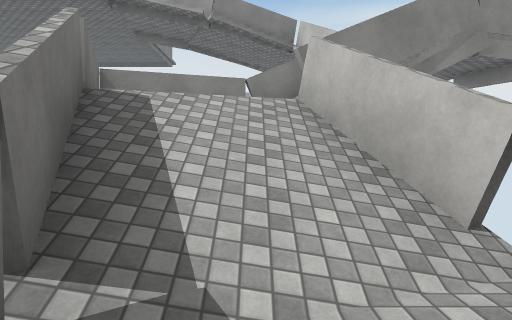
[1] (above)

24 first-person views from a walk through a 3-D level made in the Unity game engine. The camera is 1.3 m above the floor, tilts 2° down and sees 70° across. The floor is counted in squares, 2 m on a side. Each view is taken from the middle of a square. On the plan, view 1 faces up. The plan holds only what a view shows up to about 11 squares ahead; the rest is blank. The place goes on beyond the plan. The player character is not drawn. Surface patterns are stand-ins for the level's own textures.

[2]
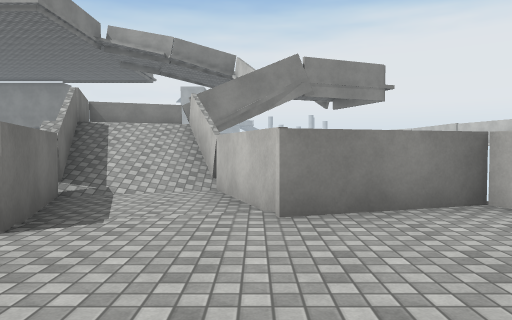

[3]
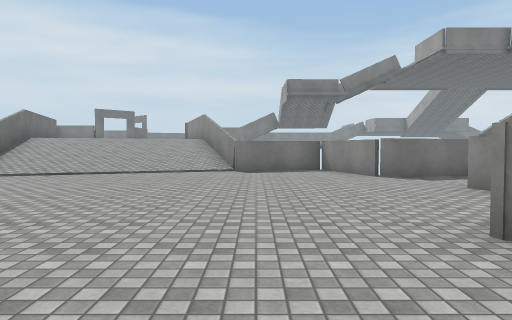

[4]
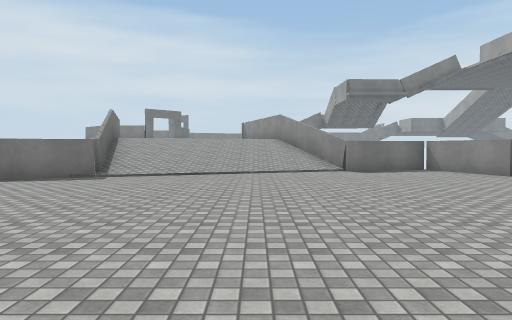

[5]
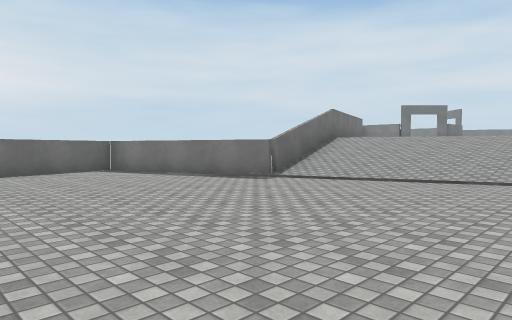

[6]
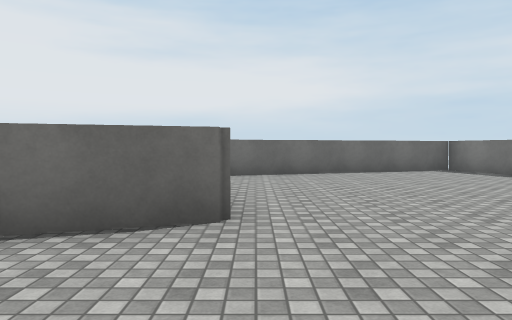

[7]
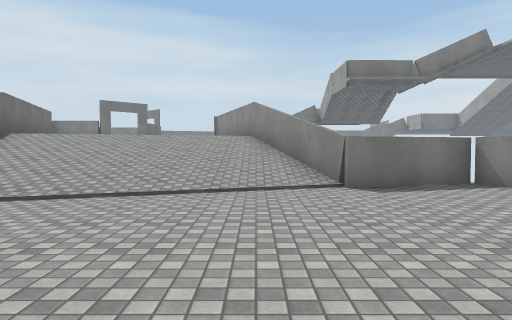

[8]
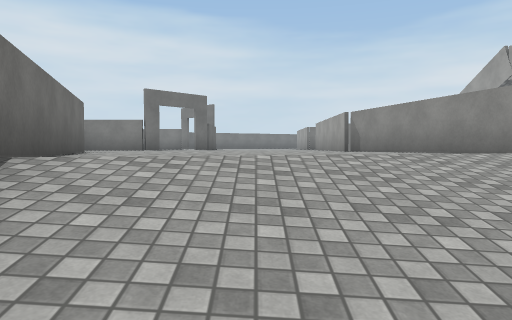

[9]
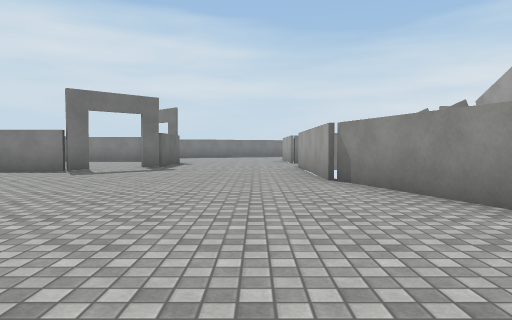

[10]
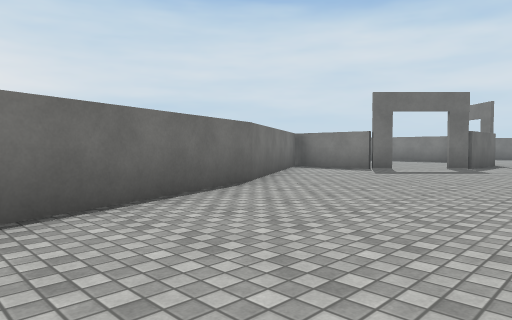

[11]
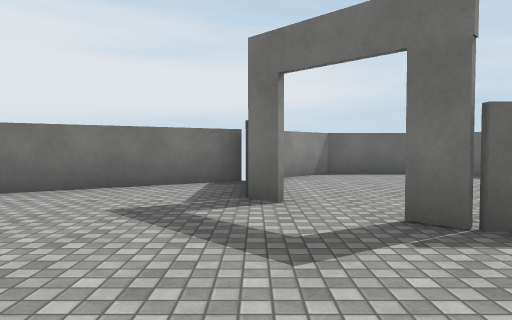

[12]
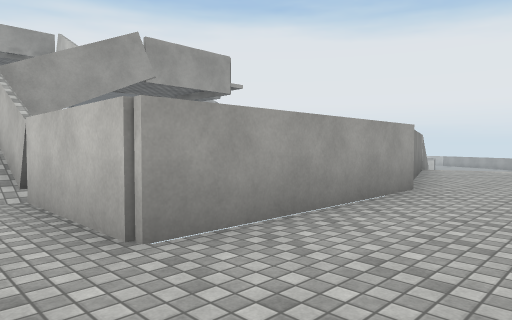

[13]
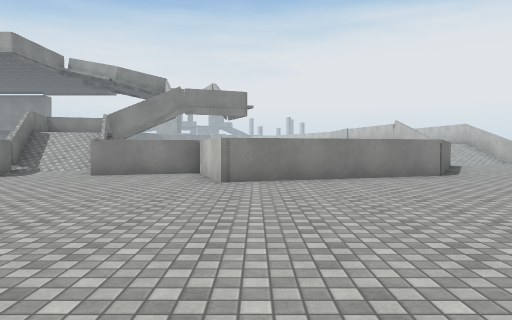

[14]
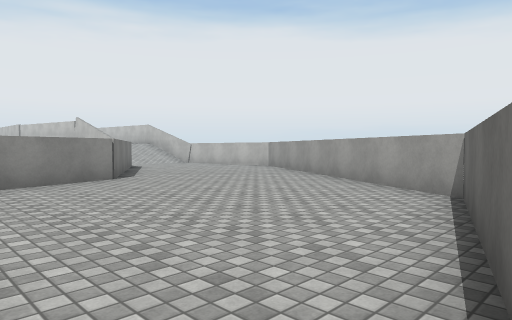

[15]
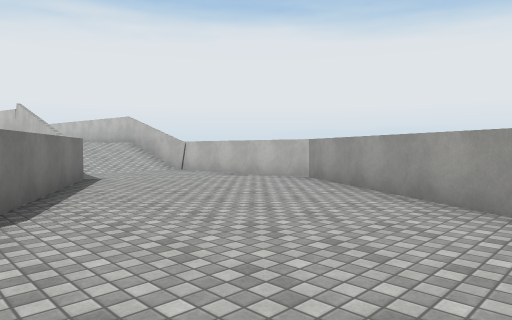

[16]
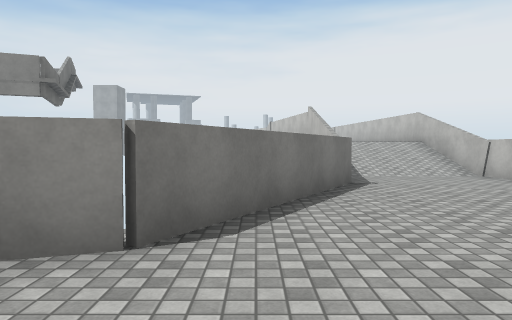

[17]
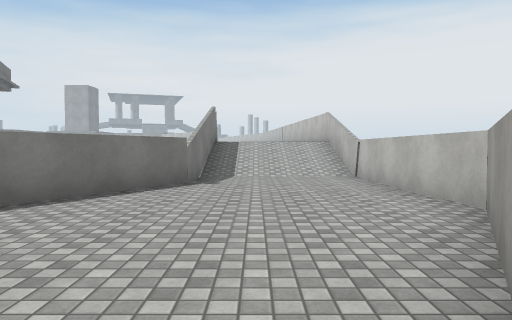

[18]
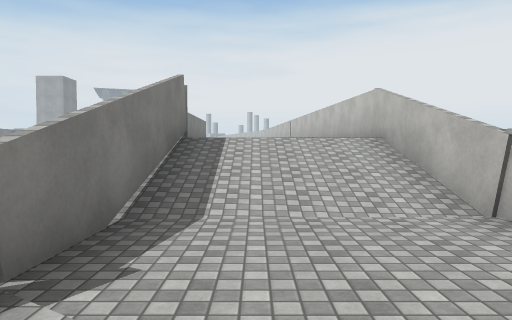

[19]
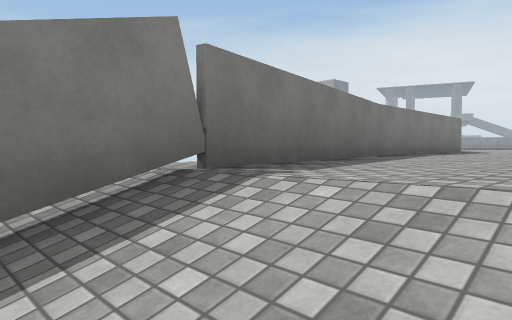

[20]
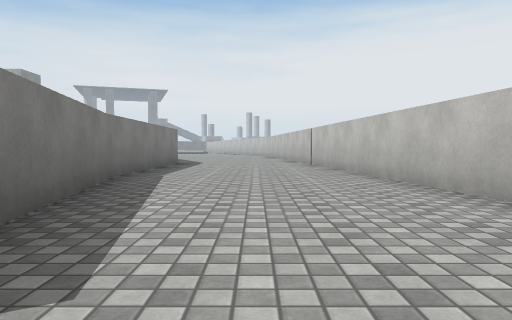

[21]
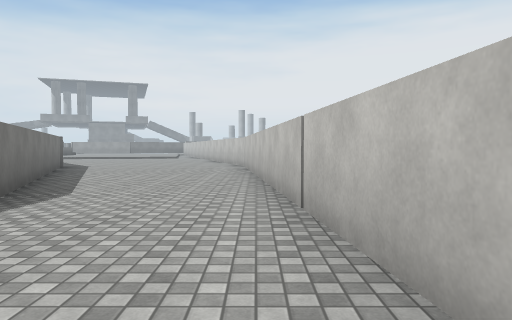

[22]
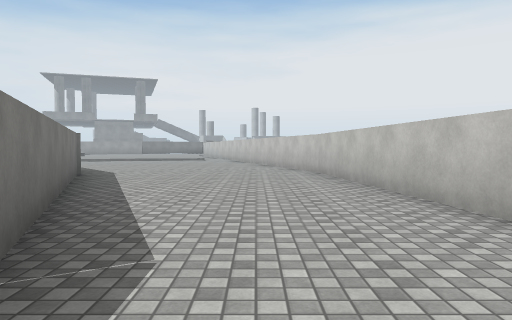

[23]
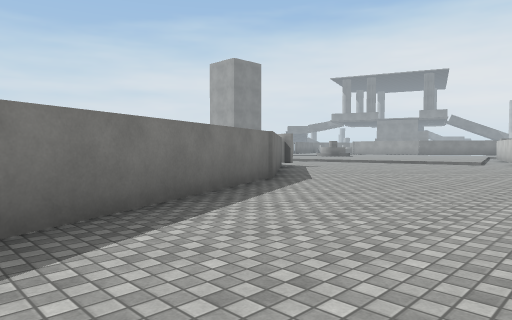

[24]
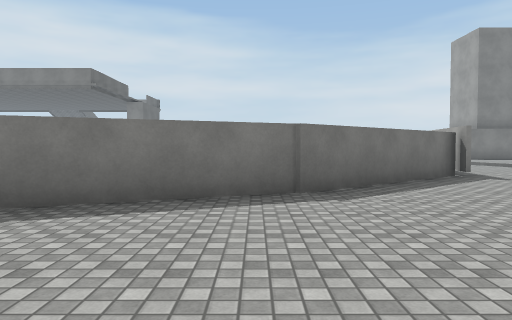

### Floor plan
Key: @ floor where view 1 was taken; # wall or solid block; . main floor; : floor 1.75 m higher than the main floor; + floor 2 m higher than the main floor; * floor 2.5 m higher than the main floor; / step, stairs or slope; = window, fence, low wall or low ledge.
Columns run from 17 left of view 1 to 16 right of it. Each row starts with its distance up from view 1.
 28                         #::::::##
 27                         #:::::::#
 26                         ##::::::#
 25                          ##:::::#
 24                           #:::::#
 23                           ##::::#
 22                            #::::##
 21                            #:::::#
 20                            ##::::#
 19                             #::::#
 18                             #::::#
 17                             #::::#
 16                             #::::#
 15                             #::::#
 14                             #::::#
 13                             ##:::#
 12                              #:::#
 11                              #::::
 10                ####/         #::::
  9                   =#         #::::
  8                  ###         #////
  7              #####/    #     #////
  6              ##       =#     #////
  5               #   /#=#       #....
  4                #*/##         #....
  3                #//##        ##....
  2                ##//#        #.....
  1                 #..#       ##.....
  0                 #@.####   ##.....#
 -1                ###....#####......#
 -2               ##.......#........##
 -3  ######       #.................#
 -4  #            ##...............#
 -5  #         ####/..............##
 -6  #      ####////..............#
 -7 +########++//////...........###
 -8 +++++++++++//////........####
 -9 ++++++++++++/////........
-10 ++++++++++++//////.......
-11 +++++++++++++//###.......
-12 ##++++++++++#### #.......
-13 +++++++++####    #.......
-14 +++#+++###        #....###
-15 +++#+###          #.####
-16 +++###            ###
-17 +++#
-18 ###

Where each view was taken, in squares from view 1:
view 1: 0 up, 0 right, facing up
view 2: 4 down, 2 right, facing up
view 3: 4 down, 8 right, facing left
view 4: 7 down, 8 right, facing left
view 5: 5 down, 6 right, facing down-left
view 6: 5 down, 7 right, facing down
view 7: 6 down, 4 right, facing left
view 8: 10 down, 2 left, facing left
view 9: 9 down, 5 left, facing left
view 10: 9 down, 5 left, facing down-left
view 11: 9 down, 14 left, facing down
view 12: 10 down, 17 left, facing up-right
view 13: 9 down, 6 right, facing up
view 14: 8 down, 7 right, facing up-right
view 15: 4 down, 10 right, facing up-right
view 16: 3 down, 11 right, facing up
view 17: 3 down, 14 right, facing up
view 18: 2 up, 14 right, facing up
view 19: 7 up, 15 right, facing up-left
view 20: 8 up, 14 right, facing up
view 21: 14 up, 15 right, facing up
view 22: 17 up, 13 right, facing up
view 23: 20 up, 14 right, facing up-left
view 24: 25 up, 14 right, facing left
